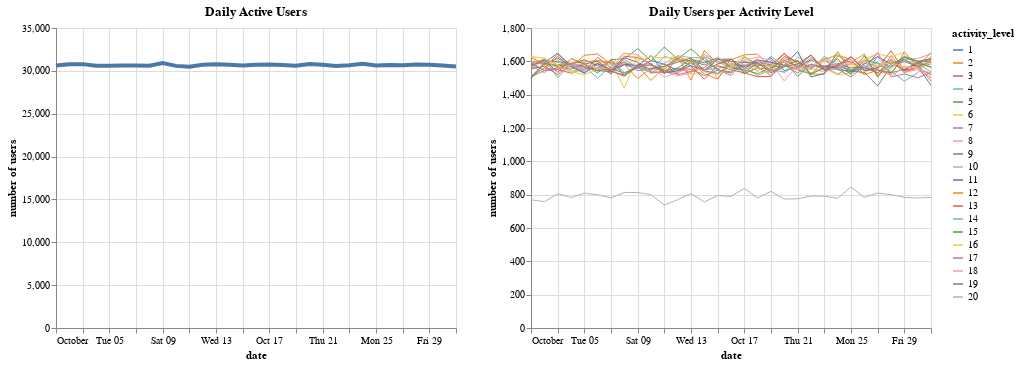

Notebook cell for this chart:
### Code cell
chart2 | chart1

### Figure 1 — Vega-Lite specification as saved in the notebook (floating-point values rounded to 4 significant figures; data arrays with more than 128 entries replaced by an {"elided": "..."} marker saying what was removed)
{"config": {"view": {"continuousWidth": 400, "continuousHeight": 300}}, "hconcat": [{"data": {"name": "data-72fa7eaea915d722c2b264439d74a8e3"}, "mark": {"type": "line", "size": 4}, "encoding": {"x": {"axis": {"title": "date"}, "field": "dt", "type": "temporal"}, "y": {"axis": {"title": "number of users"}, "field": "userid", "type": "quantitative"}}, "title": "Daily Active Users"}, {"data": {"name": "data-23bb5d861b06c59f8360185c22900bf5"}, "mark": {"type": "line", "size": 1}, "encoding": {"color": {"field": "activity_level", "type": "nominal"}, "tooltip": [{"field": "activity_level", "type": "quantitative"}], "x": {"axis": {"title": "date"}, "field": "dt", "type": "temporal"}, "y": {"axis": {"title": "number of users"}, "field": "userid", "type": "quantitative"}}, "title": "Daily Users per Activity Level"}], "$schema": "https://vega.github.io/schema/vega-lite/v4.17.0.json", "datasets": {"data-72fa7eaea915d722c2b264439d74a8e3": [{"dt": "2021-10-01", "userid": 30634, "activity_level": 30634}, {"dt": "2021-10-02", "userid": 30775, "activity_level": 30775}, {"dt": "2021-10-03", "userid": 30785, "activity_level": 30785}, {"dt": "2021-10-04", "userid": 30599, "activity_level": 30599}, {"dt": "2021-10-05", "userid": 30588, "activity_level": 30588}, {"dt": "2021-10-06", "userid": 30639, "activity_level": 30639}, {"dt": "2021-10-07", "userid": 30637, "activity_level": 30637}, {"dt": "2021-10-08", "userid": 30600, "activity_level": 30600}, {"dt": "2021-10-09", "userid": 30902, "activity_level": 30902}, {"dt": "2021-10-10", "userid": 30581, "activity_level": 30581}, {"dt": "2021-10-11", "userid": 30489, "activity_level": 30489}, {"dt": "2021-10-12", "userid": 30715, "activity_level": 30715}, {"dt": "2021-10-13", "userid": 30761, "activity_level": 30761}, {"dt": "2021-10-14", "userid": 30716, "activity_level": 30716}, {"dt": "2021-10-15", "userid": 30637, "activity_level": 30637}, {"dt": "2021-10-16", "userid": 30708, "activity_level": 30708}, {"dt": "2021-10-17", "userid": 30741, "activity_level": 30741}, {"dt": "2021-10-18", "userid": 30694, "activity_level": 30694}, {"dt": "2021-10-19", "userid": 30587, "activity_level": 30587}, {"dt": "2021-10-20", "userid": 30795, "activity_level": 30795}, {"dt": "2021-10-21", "userid": 30705, "activity_level": 30705}, {"dt": "2021-10-22", "userid": 30573, "activity_level": 30573}, {"dt": "2021-10-23", "userid": 30645, "activity_level": 30645}, {"dt": "2021-10-24", "userid": 30815, "activity_level": 30815}, {"dt": "2021-10-25", "userid": 30616, "activity_level": 30616}, {"dt": "2021-10-26", "userid": 30673, "activity_level": 30673}, {"dt": "2021-10-27", "userid": 30661, "activity_level": 30661}, {"dt": "2021-10-28", "userid": 30734, "activity_level": 30734}, {"dt": "2021-10-29", "userid": 30723, "activity_level": 30723}, {"dt": "2021-10-30", "userid": 30628, "activity_level": 30628}, {"dt": "2021-10-31", "userid": 30519, "activity_level": 30519}], "data-23bb5d861b06c59f8360185c22900bf5": {"elided": "620 records"}}}
